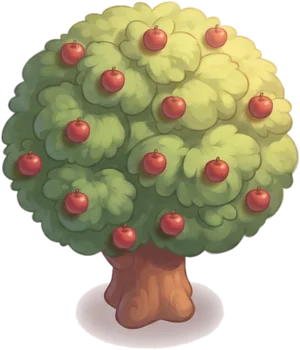
#> input picture spiel/img/apfelbaum.webp, 300 x 350 px
$ python sammelbild-zerlegen.py ../img/apfelbaum.webp ../img/axt.webp ../img/axt.webp
#> lines starting #> are read from the running program, lines starting #| are printed output that depends on the picture; after the words box and inside, x2 and y2 are one past the last pixel; in counts of white or black regions, pixels touching at a corner belong together
import sys,os
import numpy as np
from PIL import Image
src,names,dst=sys.argv[1],sys.argv[2].split(','),sys.argv[3]
im=Image.open(src).convert('RGB');a=np.asarray(im).astype(int)
#> after `im = Image.open(src).convert('RGB')`:
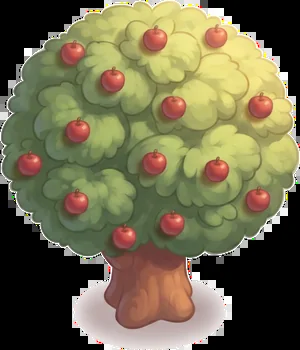
#> im: PIL image 300x350 RGB; mean R, G, B 113.7, 107.8, 77.4
fg=~((a.min(2)>222)&((a.max(2)-a.min(2))<28))
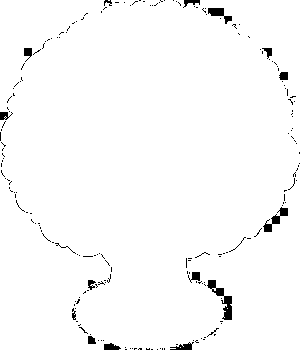
#> fg: shape (350, 300) bool; 98% white; 199 black regions (183 under 20 px), largest, box (x1, y1, x2, y2) and area: (207, 280, 232, 320) 327, (263, 207, 288, 232) 204, (208, 8, 232, 24) 166
def runs(v,minlen=40):
    r=[];s=None
    for i,x in enumerate(v):
        if x and s is None:s=i
        if not x and s is not None:
            if i-s>=minlen:r.append((s,i))
            s=None
    if s is not None:r.append((s,len(v)))
    return r
boxes=[]
for y0,y1 in runs(fg.sum(1)>3):
    band=fg[y0:y1]
    for x0,x1 in runs(band.sum(0)>3):
        sub=fg[y0:y1,x0:x1];ys=np.where(sub.sum(1)>0)[0]
        boxes.append((x0,y0+ys[0],x1,y0+ys[-1]+1))
#> this loop made 1 pass
#> (y0, y1) on pass 1: (0, 350)
#> after the loop, boxes = [(0, 0, 300, 350)]
print(len(boxes),'pieces')
#| 1 pieces
for nm,(x0,y0,x1,y1) in zip(names,boxes):
    p=14;im.crop((max(0,x0-p),max(0,y0-p),min(im.width,x1+p),min(im.height,y1+p))).save(os.path.join(dst,nm+'.jpg'))
#> this loop made 1 pass
#> (nm, x0, y0, x1, y1, p) on pass 1: ('../img/axt.webp', 0, 0, 300, 350, 14)

$ run again, on spiel/img/baustelle.webp
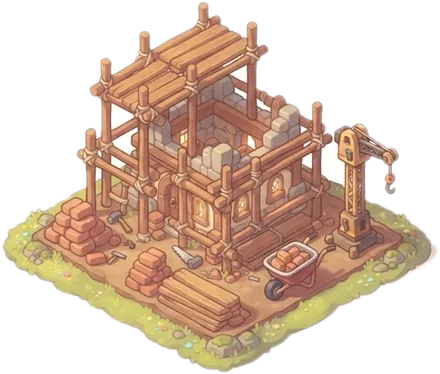
#> input picture spiel/img/baustelle.webp, 440 x 374 px
#> `im = Image.open(src).convert('RGB')`:
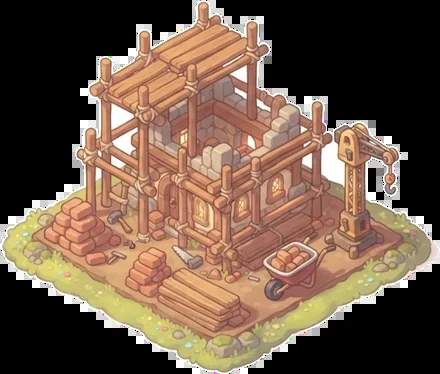
#> im: PIL image 440x374 RGB; mean R, G, B 110.8, 87.7, 70.9
#> `fg=~((a.min(2)>222)&((a.max(2)-a.min(2))<28))`:
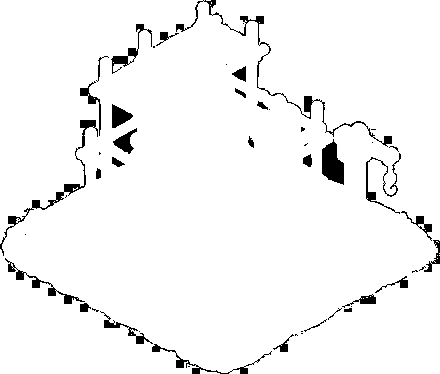
#> fg: shape (374, 440) bool; 96.1% white; 50 black regions (21 under 20 px), largest, box (x1, y1, x2, y2) and area: (176, 0, 392, 147) 937, (0, 120, 98, 256) 733, (322, 139, 344, 185) 678
#> the loop `for y0,y1 in runs(fg.sum(1)>3):` made 1 pass
#> (y0, y1) on pass 1: (0, 374)
#> after the loop `for y0,y1 in runs(fg.sum(1)>3):`: boxes = [(0, 0, 440, 374)]
#| 1 pieces
#> the loop `for nm,(x0,y0,x1,y1) in zip(names,boxes):` made 1 pass
#> (nm, x0, y0, x1, y1, p) on pass 1: ('../img/baustelle.webp', 0, 0, 440, 374, 14)
